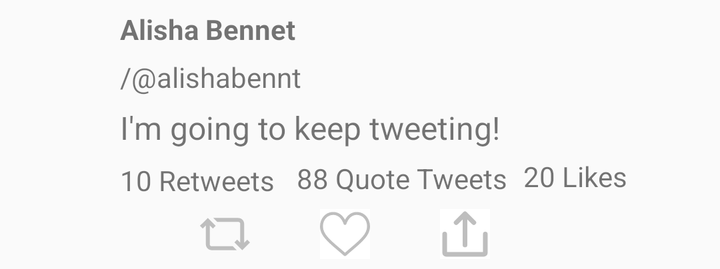
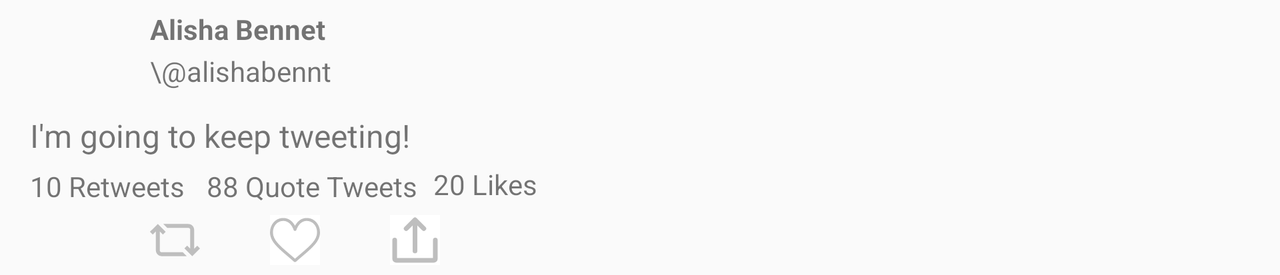

The same Android screen from two of the app's own layout files: first res/layout/ as a phone draws it, then the repository's variant for another configuration, drawn on a device whose configuration selects that folder. Both files follow.
<!-- AndroidManifest.xml: application theme AppTheme -->
<!-- res/layout/activity_tweet_detail.xml -->
<?xml version="1.0" encoding="utf-8"?>
<RelativeLayout xmlns:android="http://schemas.android.com/apk/res/android"
    xmlns:app="http://schemas.android.com/apk/res-auto"
    xmlns:tools="http://schemas.android.com/tools"
    android:layout_width="match_parent"
    android:layout_height="wrap_content"
    android:layout_margin="5dp">

    <ImageView
        android:id="@+id/ivProfileImage"
        android:layout_width="50dp"
        android:layout_height="50dp"
        android:layout_alignParentStart="true"
        android:layout_alignParentTop="true"
        android:layout_marginStart="0dp"
        android:layout_marginTop="0dp"
        tools:srcCompat="@tools:sample/avatars" />

    <TextView
        android:id="@+id/tvName"
        android:layout_width="wrap_content"
        android:layout_height="wrap_content"
        android:layout_alignParentTop="true"
        android:layout_marginStart="5dp"
        android:layout_marginTop="0dp"
        android:layout_toEndOf="@+id/ivProfileImage"
        android:textStyle="bold"
        tools:text="Alisha Bennet" />

    <TextView
        android:id="@+id/tvBody"
        android:layout_width="wrap_content"
        android:layout_height="wrap_content"
        android:layout_below="@+id/tvScreenName"
        android:layout_marginStart="5dp"
        android:layout_marginTop="5dp"
        android:layout_toEndOf="@+id/ivProfileImage"
        android:textSize="16sp"
        tools:text="I'm going to keep tweeting!" />

    <TextView
        android:id="@+id/tvScreenName"
        android:layout_width="wrap_content"
        android:layout_height="wrap_content"
        android:layout_below="@+id/tvName"
        android:layout_marginStart="5dp"
        android:layout_marginTop="5dp"
        android:layout_toEndOf="@+id/ivProfileImage"
        tools:text="/@alishabennt" />

    <ImageButton
        android:id="@+id/ibReply"
        android:layout_width="wrap_content"
        android:layout_height="wrap_content"
        android:layout_below="@+id/tvRetweets"
        android:layout_marginStart="10dp"
        android:layout_marginTop="5dp"
        android:layout_toEndOf="@+id/ivProfileImage"
        android:background="#00FFFFFF"
        android:tint="@android:color/secondary_text_dark"
        app:srcCompat="@drawable/ic_twitter_reply_icon" />

    <ImageButton
        android:id="@+id/ibRetweet"
        android:layout_width="wrap_content"
        android:layout_height="wrap_content"
        android:layout_below="@+id/tvRetweets"
        android:layout_marginStart="35dp"
        android:layout_marginTop="5dp"
        android:layout_toEndOf="@+id/ibReply"
        android:background="#00FFFFFF"
        android:tint="@android:color/secondary_text_dark"
        app:srcCompat="@drawable/ic_twitter_retweet_icon" />

    <ImageButton
        android:id="@+id/ibLike"
        android:layout_width="wrap_content"
        android:layout_height="wrap_content"
        android:layout_below="@+id/tvRetweets"
        android:layout_marginStart="35dp"
        android:layout_marginTop="5dp"
        android:layout_toEndOf="@+id/ibRetweet"
        android:background="#FFFFFF"
        android:tint="@android:color/secondary_text_dark"
        app:srcCompat="@drawable/ic_twitter_like_icon" />

    <ImageButton
        android:id="@+id/ibShare"
        android:layout_width="wrap_content"
        android:layout_height="wrap_content"
        android:layout_below="@+id/tvRetweets"
        android:layout_marginStart="35dp"
        android:layout_marginTop="5dp"
        android:layout_toEndOf="@+id/ibLike"
        android:background="#FFFFFF"
        android:tint="@android:color/secondary_text_dark"
        app:srcCompat="@drawable/ic_twitter_share_icon" />

    <TextView
        android:id="@+id/tvRetweets"
        android:layout_width="wrap_content"
        android:layout_height="wrap_content"
        android:layout_below="@+id/tvBody"
        android:layout_marginStart="5dp"
        android:layout_marginTop="6dp"
        android:layout_toEndOf="@+id/ivProfileImage"
        tools:text="10 Retweets" />

    <TextView
        android:id="@+id/tvShares"
        android:layout_width="wrap_content"
        android:layout_height="wrap_content"
        android:layout_below="@+id/tvBody"
        android:layout_marginStart="11dp"
        android:layout_marginTop="5dp"
        android:layout_toEndOf="@+id/tvRetweets"
        tools:text="88 Quote Tweets" />

    <TextView
        android:id="@+id/tvLikes"
        android:layout_width="wrap_content"
        android:layout_height="wrap_content"
        android:layout_below="@+id/tvBody"
        android:layout_marginStart="8dp"
        android:layout_marginTop="4dp"
        android:layout_toEndOf="@+id/tvShares"
        tools:text="20 Likes" />

</RelativeLayout>
<!-- resources referenced by this layout -->
<resources>
  <!-- drawable ic_twitter_like_icon (drawable) -->
  <vector android:height="25dp" android:viewportHeight="512"
      android:viewportWidth="512" android:width="25dp" xmlns:android="http://schemas.android.com/apk/res/android">
      <path android:fillColor="#FF000000" android:pathData="M474.644,74.27C449.391,45.616 414.358,29.836 376,29.836c-53.948,0 -88.103,32.22 -107.255,59.25c-4.969,7.014 -9.196,14.047 -12.745,20.665c-3.549,-6.618 -7.775,-13.651 -12.745,-20.665c-19.152,-27.03 -53.307,-59.25 -107.255,-59.25c-38.358,0 -73.391,15.781 -98.645,44.435C13.267,101.605 0,138.213 0,177.351c0,42.603 16.633,82.228 52.345,124.7c31.917,37.96 77.834,77.088 131.005,122.397c19.813,16.884 40.302,34.344 62.115,53.429l0.655,0.574c2.828,2.476 6.354,3.713 9.88,3.713s7.052,-1.238 9.88,-3.713l0.655,-0.574c21.813,-19.085 42.302,-36.544 62.118,-53.431c53.168,-45.306 99.085,-84.434 131.002,-122.395C495.367,259.578 512,219.954 512,177.351C512,138.213 498.733,101.605 474.644,74.27zM309.193,401.614c-17.08,14.554 -34.658,29.533 -53.193,45.646c-18.534,-16.111 -36.113,-31.091 -53.196,-45.648C98.745,312.939 30,254.358 30,177.351c0,-31.83 10.605,-61.394 29.862,-83.245C79.34,72.007 106.379,59.836 136,59.836c41.129,0 67.716,25.338 82.776,46.594c13.509,19.064 20.558,38.282 22.962,45.659c2.011,6.175 7.768,10.354 14.262,10.354c6.494,0 12.251,-4.179 14.262,-10.354c2.404,-7.377 9.453,-26.595 22.962,-45.66c15.06,-21.255 41.647,-46.593 82.776,-46.593c29.621,0 56.66,12.171 76.137,34.27C471.395,115.957 482,145.521 482,177.351C482,254.358 413.255,312.939 309.193,401.614z"/>
  </vector>
  <!-- drawable ic_twitter_retweet_icon (drawable) -->
  <vector android:height="25dp" android:viewportHeight="512"
      android:viewportWidth="512" android:width="25dp" xmlns:android="http://schemas.android.com/apk/res/android">
      <path android:fillColor="#FF000000" android:pathData="m512,341.645 l-79.797,79.672 -80.363,-80.031 28.211,-28.328 31.871,31.738v-193.613c0.035,-5.277 -1.996,-10.246 -5.719,-13.992 -3.758,-3.785 -8.777,-5.867 -14.129,-5.867h-215.23l-40.145,-39.98h255.375c16.082,0 31.172,6.277 42.492,17.668 11.266,11.344 17.418,26.383 17.332,42.363v193.883l31.852,-31.805zM327.961,381.094h-208.035c-5.355,0 -10.371,-2.082 -14.129,-5.863 -3.723,-3.746 -5.754,-8.719 -5.719,-13.996v-193.613l31.871,31.738 28.211,-28.328 -80.363,-80.031 -79.797,79.676 28.25,28.289 31.852,-31.801v193.879c-0.086,15.98 6.066,31.023 17.332,42.363 11.32,11.391 26.41,17.668 42.492,17.668h255.375l-40.145,-39.98zM327.961,381.094"/>
  </vector>
  <!-- drawable ic_twitter_share_icon (drawable) -->
  <vector android:height="25dp" android:viewportHeight="512"
      android:viewportWidth="512" android:width="25dp" xmlns:android="http://schemas.android.com/apk/res/android">
      <path android:fillColor="#FF000000" android:pathData="m182.461,155.48 l49.539,-49.539v262.059a24,24 0,0 0,48 0v-262.059l49.539,49.539a24,24 0,1 0,33.941 -33.941l-90.509,-90.51a24,24 0,0 0,-33.942 0l-90.509,90.51a24,24 0,1 0,33.941 33.941z"/>
      <path android:fillColor="#FF000000" android:pathData="m464,232a24,24 0,0 0,-24 24v184h-368v-184a24,24 0,0 0,-48 0v192a40,40 0,0 0,40 40h384a40,40 0,0 0,40 -40v-192a24,24 0,0 0,-24 -24z"/>
  </vector>
  <style name="AppTheme" parent="AppBaseTheme">
          
      </style>
  <style name="AppBaseTheme" parent="Theme.AppCompat.Light">
          
      </style>
</resources>
<!-- res/layout-land/activity_tweet_detail.xml (the repository's variant of the layout above) -->
<!-- drawn on the phone turned sideways -->
<?xml version="1.0" encoding="utf-8"?>
<RelativeLayout xmlns:android="http://schemas.android.com/apk/res/android"
    xmlns:app="http://schemas.android.com/apk/res-auto"
    xmlns:tools="http://schemas.android.com/tools"
    android:layout_width="match_parent"
    android:layout_height="wrap_content"
    android:layout_margin="5dp">

    <ImageView
        android:id="@+id/ivProfileImage"
        android:layout_width="50dp"
        android:layout_height="50dp"
        android:layout_alignParentStart="true"
        android:layout_alignParentTop="true"
        android:layout_marginStart="10dp"
        android:layout_marginTop="0dp"
        tools:srcCompat="@tools:sample/avatars" />

    <TextView
        android:id="@+id/tvName"
        android:layout_width="wrap_content"
        android:layout_height="wrap_content"
        android:layout_alignParentTop="true"
        android:layout_marginStart="10dp"
        android:layout_marginTop="0dp"
        android:layout_toEndOf="@+id/ivProfileImage"
        android:textStyle="bold"
        tools:text="Alisha Bennet" />

    <TextView
        android:id="@+id/tvBody"
        android:layout_width="wrap_content"
        android:layout_height="wrap_content"
        android:layout_below="@+id/ivProfileImage"
        android:layout_marginStart="10dp"
        android:layout_marginTop="2dp"
        android:autoLink="all"
        android:linksClickable="true"
        android:textSize="16sp"
        tools:text="I'm going to keep tweeting!" />

    <TextView
        android:id="@+id/tvScreenName"
        android:layout_width="wrap_content"
        android:layout_height="wrap_content"
        android:layout_below="@+id/tvName"
        android:layout_marginStart="10dp"
        android:layout_marginTop="2dp"
        android:layout_toEndOf="@+id/ivProfileImage"
        tools:text="\@alishabennt" />

    <ImageButton
        android:id="@+id/ibReply"
        android:layout_width="wrap_content"
        android:layout_height="wrap_content"
        android:layout_below="@+id/tvRetweets"
        android:layout_marginStart="35dp"
        android:layout_marginTop="5dp"
        android:background="#00FFFFFF"
        android:tint="@android:color/secondary_text_dark"
        app:srcCompat="@drawable/ic_twitter_reply_icon" />

    <ImageButton
        android:id="@+id/ibRetweet"
        android:layout_width="wrap_content"
        android:layout_height="wrap_content"
        android:layout_below="@+id/tvRetweets"
        android:layout_marginStart="35dp"
        android:layout_marginTop="5dp"
        android:layout_toEndOf="@+id/ibReply"
        android:background="#00FFFFFF"
        android:tint="@android:color/secondary_text_dark"
        app:srcCompat="@drawable/ic_twitter_retweet_icon" />

    <ImageButton
        android:id="@+id/ibLike"
        android:layout_width="wrap_content"
        android:layout_height="wrap_content"
        android:layout_below="@+id/tvRetweets"
        android:layout_marginStart="35dp"
        android:layout_marginTop="5dp"
        android:layout_toEndOf="@+id/ibRetweet"
        android:background="#FFFFFF"
        android:tint="@android:color/secondary_text_dark"
        app:srcCompat="@drawable/ic_twitter_like_icon" />

    <ImageButton
        android:id="@+id/ibShare"
        android:layout_width="wrap_content"
        android:layout_height="wrap_content"
        android:layout_below="@+id/tvRetweets"
        android:layout_marginStart="35dp"
        android:layout_marginTop="5dp"
        android:layout_toEndOf="@+id/ibLike"
        android:background="#FFFFFF"
        android:tint="@android:color/secondary_text_dark"
        app:srcCompat="@drawable/ic_twitter_share_icon" />

    <TextView
        android:id="@+id/tvRetweets"
        android:layout_width="wrap_content"
        android:layout_height="wrap_content"
        android:layout_below="@+id/tvBody"
        android:layout_marginStart="10dp"
        android:layout_marginTop="5dp"
        tools:text="10 Retweets" />

    <TextView
        android:id="@+id/tvShares"
        android:layout_width="wrap_content"
        android:layout_height="wrap_content"
        android:layout_below="@+id/tvBody"
        android:layout_marginStart="11dp"
        android:layout_marginTop="5dp"
        android:layout_toEndOf="@+id/tvRetweets"
        tools:text="88 Quote Tweets" />

    <TextView
        android:id="@+id/tvLikes"
        android:layout_width="wrap_content"
        android:layout_height="wrap_content"
        android:layout_below="@+id/tvBody"
        android:layout_marginStart="8dp"
        android:layout_marginTop="4dp"
        android:layout_toEndOf="@+id/tvShares"
        tools:text="20 Likes" />

</RelativeLayout>
